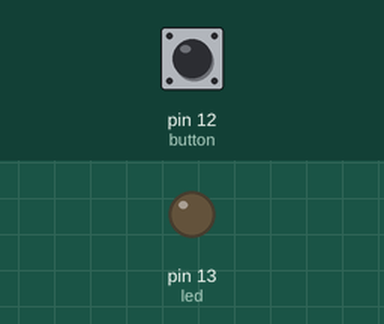
Bench run of a sketch on a simulated Arduino Uno, built with avr-gcc and run on an emulated ATmega328P. On the bench: output pins drawn as LEDs (lit = HIGH). Dashed ring = blinking. The inputs (shaded band) are chosen by the test bench; at power-on: pin 12 (button) LOW.

Above: at 1.2 s.
1.3 s: pin 12 (button) pulled HIGH for 1 s
At 1.45 s:
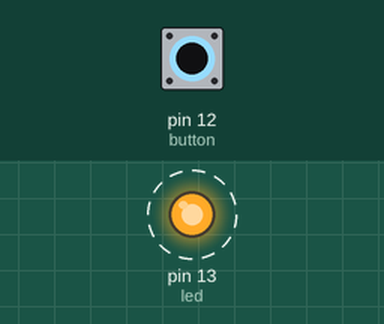
3.8 s: pin 12 (button) pulled HIGH for 0.15 s
At 4.4 s:
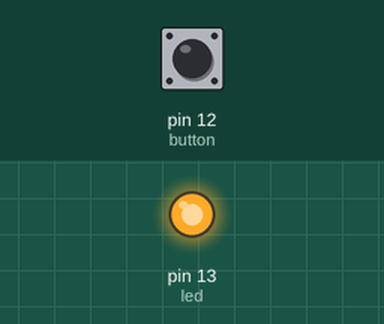
5.4 s: pin 12 (button) pulled HIGH for 3.2 s
At 9.1 s:
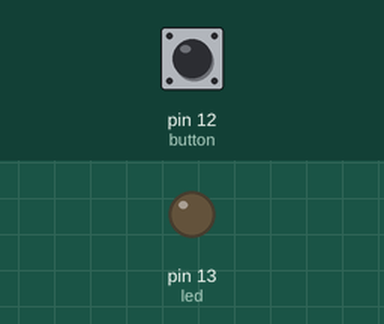
Timing chart, 0 to 10.6 s (numbered marks = the images above; inputs shaded):
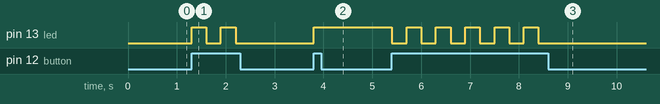

The sketch:

led_button.ino
```cpp
/*
This code to turn on/off LED using a PushButton.
*/
int led = 13; // LED's PIN
int button = 12; // BUTTON's PIN
boolean ledon = LOW; // the default status of te led is OFF -

void setup() {
  pinMode(led, OUTPUT); //initialize the LED as a OUTPUT.
  pinMode(button, INPUT); //initialize the BUTTON as an input for HIGH/LOW.
}

void loop() {
  if (digitalRead(button) == HIGH){ //if the button on (pressed)!

    if (ledon == LOW){ //if the led is OFF
      digitalWrite(led, HIGH); //turn on the LED
      ledon = !ledon; //Put the LED Status to HIGH
    }else{
      digitalWrite(led, LOW); //if the LED is ON
      ledon = !ledon; // put the led status to LOW
      }
   delay(300); //wait, to avoid conflicts.
  }
}
```

Measured:
- after the input at 1.3 s, pin 13 (led): alternates HIGH for 0.30 s and LOW for 0.30 s, 4 changes in all, then stays LOW, starting at once
- after the input at 3.8 s, pin 13 (led): LOW → HIGH at once
- after the input at 5.4 s, pin 13 (led): alternates HIGH for 0.30 s and LOW for 0.30 s, 11 changes in all, then stays LOW, starting at once
